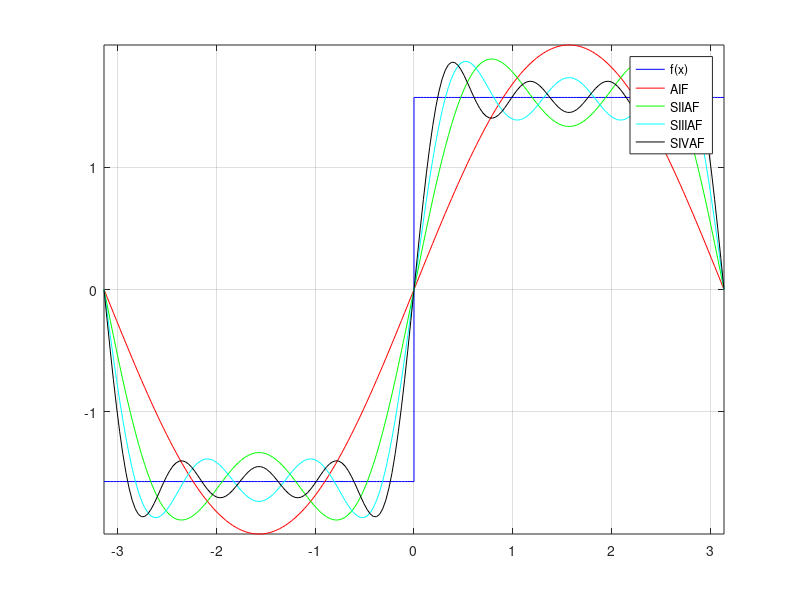

MATLAB code for this plot:
x1 = linspace(-pi, 0);
x2 = linspace(0, pi);
x = [x1, x2];
y1b = -pi/2.*ones(size(x1,2),1);
y2b = pi/2.*ones(size(x2,2),1);
y = [y1b; y2b];
yfb1 = 2.*sin(x);
yfb2 = 2.*sin(x) + 2/3.*sin(3*x);
yfb3 = 2.*sin(x) + 2/3.*sin(3*x) + 2/5.*sin(5*x);
yfb4 = 2.*sin(x) + 2/3.*sin(3*x) + 2/5.*sin(5*x) + 2/7.*sin(7*x);
plot(x,y,'b',x,yfb1,'r',x,yfb2, 'g', x, yfb3, 'c', x,yfb4,'k');
axis tight; grid on; hold on; 
legend('f(x)', 'AIF', 'SIIAF', 'SIIIAF', 'SIVAF')
